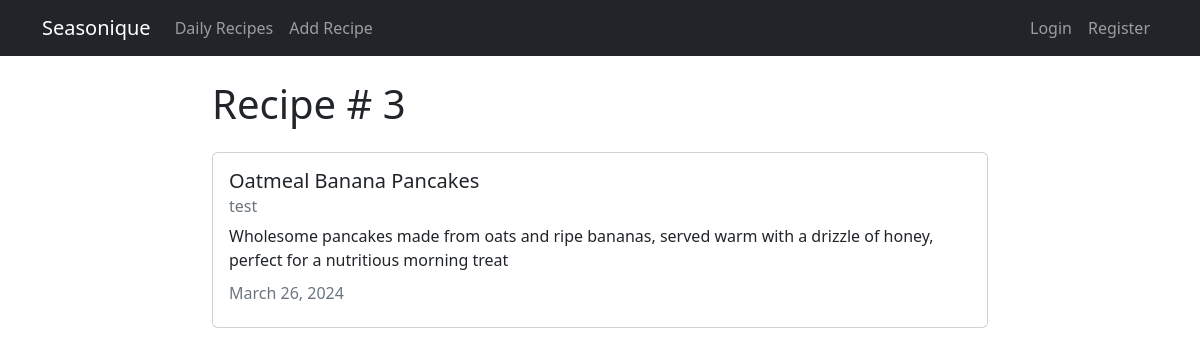
The app's page /recipes/3/ with its own data.
### recipes/models.py (models this page shows, shortened)
class Recipe(models.Model):
  title = models.CharField(max_length=100)
  description = models.TextField()
  author = models.ForeignKey(User, on_delete=models.CASCADE)
  created_at = models.DateTimeField(auto_now_add=True)
  updated_at = models.DateTimeField(auto_now=True)

### recipes/views.py (the view)
# urls.py: path('recipes/<int:pk>/', views.RecipeDetailView.as_view(), name="recipes-detail"),
class RecipeDetailView(DetailView):
    model = models.Recipe

### recipes/templates/recipes/recipe_detail.html (shortened to what this page needs)
{% extends 'recipes/base.html' %}
    {% block content %}
        <h1>Recipe # {{ object.id }}</h1>
        <div class="card my-4">
            <div class="card-body">
              <h5 class="card-title">{{ object.title }}</h5>
              <h6 class="card-subtitle mb-2 text-muted">{{ object.author }}</h6>
              <p class="card-text">{{ object.description }}</p>
              <h6 class="card-subtitle mb-2 text-muted">{{ object.updated_at|date:"F d, Y" }}</h6>
            </div>
          </div>
        </div>
    {% endblock content %}

### records on screen
Recipe: id "3", title "Oatmeal Banana Pancakes", author "test", description "Wholesome pancakes made from oats and ripe bananas, served warm with a drizzle of honey, perfect for a nutritious morning treat", updated_at "March 26, 2024"
